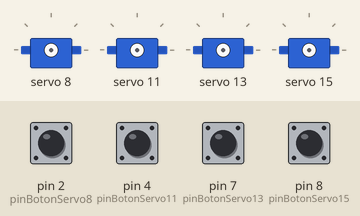
A sketch run on a simulated Arduino Uno, built with avr-gcc and run on an emulated ATmega328P. On the bench: 4 × servo. The inputs (shaded band) are chosen by the test bench; at power-on: pin 2 (pinBotonServo8), pin 4 (pinBotonServo11), pin 7 (pinBotonServo13), pin 8 (pinBotonServo15) HIGH.

Above: at 1.2 s.
1.3 s: pin 2 (pinBotonServo8) pulled LOW for 0.15 s
2.9 s: pin 4 (pinBotonServo11) pulled LOW for 0.15 s
4.5 s: pin 7 (pinBotonServo13) pulled LOW for 0.15 s
6.1 s: pin 8 (pinBotonServo15) pulled LOW for 0.15 s
7.7 s: pin 2 (pinBotonServo8) pulled LOW for 1 s
At 8.7 s:
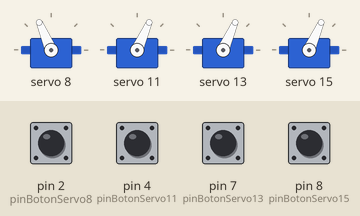
10.2 s: pin 4 (pinBotonServo11) pulled LOW for 1 s
At 10.6 s:
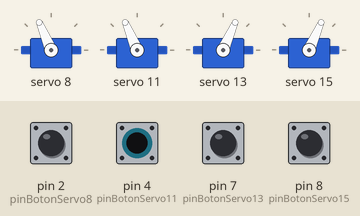
Timing chart, 0 to 13.2 s (numbered marks = the images above; inputs shaded):
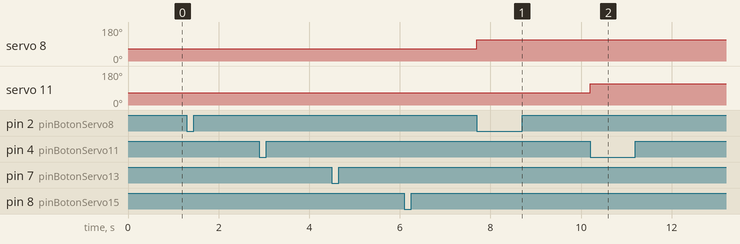

Measured:
- after the input at 7.7 s, servo 8: 66° → 113° at once
- after the input at 10.2 s, servo 11: 66° → 113° at once

The sketch:

servo_button.ino
```cpp
#include <Wire.h>
#include <Adafruit_PWMServoDriver.h>
Adafruit_PWMServoDriver pwm = Adafruit_PWMServoDriver();
#define SERVOMIN  80 // This is the 'minimum' pulse length count (out of 4096)
#define SERVOMAX  505 // This is the 'maximum' pulse length count (out of 4096)
#define USMIN  600 // This is the rounded 'minimum' microsecond length based on the minimum pulse of 150
#define USMAX  2400 // This is the rounded 'maximum' microsecond length based on the maximum pulse of 600
#define SERVO_FREQ 50 // Analog servos run at ~50 Hz updates
uint8_t servonum = 0;

int pinBotonServo8 = 2;
int buttonPushCounter8 = 0;
int buttonState8 = 0;
int lastButtonState8 = 1;

int pinBotonServo11 = 4;
int buttonPushCounter11 = 0;
int buttonState11 = 0;
int lastButtonState11 = 1;

int pinBotonServo13 = 7;
int buttonPushCounter13 = 0;
int buttonState13 = 0;
int lastButtonState13 = 1;

int pinBotonServo15 = 8;
int buttonPushCounter15 = 0;
int buttonState15 = 0;
int lastButtonState15 = 1;

void setup() {
  Serial.begin(9600);
  pinMode(pinBotonServo8, INPUT_PULLUP);
  pinMode(pinBotonServo11, INPUT_PULLUP);
  pinMode(pinBotonServo13, INPUT_PULLUP);
  pinMode(pinBotonServo15, INPUT_PULLUP);
  pwm.begin();
  pwm.setOscillatorFrequency(27000000);
  pwm.setPWMFreq(SERVO_FREQ);
  pwm.setPWM(15, 0, 0);
  pwm.setPWM(13, 0, 0);
  pwm.setPWM(11, 0, 0);
  pwm.setPWM(8, 0, 0);
}

void loop() {
  Button8();
  Button11();
  Button13();
  Button15();
}

void Button8() {
  buttonState8 = digitalRead(pinBotonServo8);
  if (buttonState8 != lastButtonState8) {
    if (buttonState8 == 0) {
      buttonPushCounter8 = buttonPushCounter8 + 1;
      if(buttonPushCounter8 == 1) {
        pwm.setPWM(8, 0, 250);
      }
      else if (buttonPushCounter8 == 2) {
        pwm.setPWM(8, 0, 350);
      }
      else if (buttonPushCounter8 == 3) {
        pwm.setPWM(8, 0, 0);
        buttonPushCounter8 = 0;
      }
      delay(500);
    }
  }
}

void Button11() {
  buttonState11 = digitalRead(pinBotonServo11);
  if (buttonState11 != lastButtonState11) {
    if (buttonState11 == 0) {
      buttonPushCounter11 = buttonPushCounter11 + 1;
      if(buttonPushCounter11 == 1) {
        pwm.setPWM(11, 0, 250);
      }
      else if (buttonPushCounter11 == 2) {
        pwm.setPWM(11, 0, 350);
      }
      else if (buttonPushCounter11 == 3) {
        pwm.setPWM(11, 0, 0);
        buttonPushCounter11 = 0;
      }
      delay(500);
    }
  }
}

void Button13() {
  buttonState13 = digitalRead(pinBotonServo13);
  if (buttonState13 != lastButtonState13) {
    if (buttonState13 == 0) {
      buttonPushCounter13 = buttonPushCounter13 + 1;
      if(buttonPushCounter13 == 1) {
        pwm.setPWM(13, 0, 250);
      }
      else if (buttonPushCounter13 == 2) {
        pwm.setPWM(13, 0, 350);
      }
      else if (buttonPushCounter13 == 3) {
        pwm.setPWM(13, 0, 0);
        buttonPushCounter13 = 0;
      }
      delay(500);
    }
  }
}

void Button15() {
  buttonState15 = digitalRead(pinBotonServo15);
  if (buttonState15 != lastButtonState15) {
    if (buttonState15 == 0) {
      buttonPushCounter15 = buttonPushCounter15 + 1;
      if(buttonPushCounter15 == 1) {
        pwm.setPWM(15, 0, 250);
      }
      else if (buttonPushCounter15 == 2) {
        pwm.setPWM(15, 0, 350);
      }
      else if (buttonPushCounter15 == 3) {
        pwm.setPWM(15, 0, 0);
        buttonPushCounter15 = 0;
      }
      delay(500);
    }
  }
}
```
